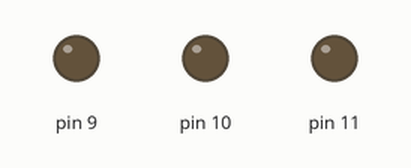
Recording of a sketch running on a simulated Arduino Uno, built with avr-gcc and run on an emulated ATmega328P. Parts: output pins drawn as LEDs (lit = HIGH).

Above: at 0.09 s.
At 10.02 s:
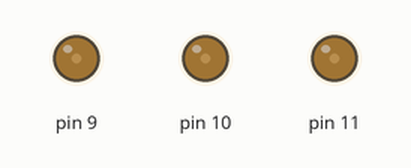
At 19.9 s:
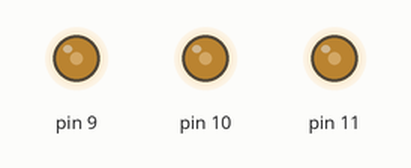
At 29.79 s:
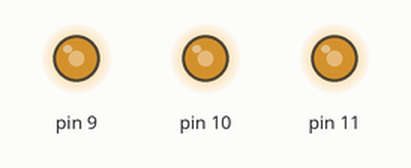
At 39.67 s:
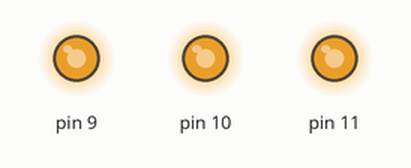
Timing chart, 0 to 40.0 s (numbered marks = the images above):
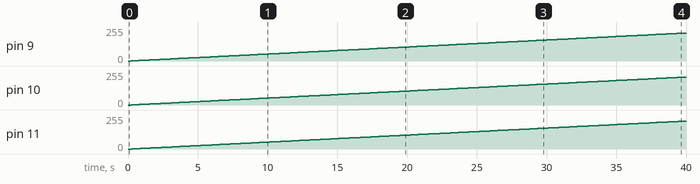

The sketch:

sketch_oct15a.ino
```cpp
int x;

void setup()
{
  pinMode(9, OUTPUT);
  pinMode(10, OUTPUT);
  pinMode(11, OUTPUT);
  pinMode(8, INPUT);
}

void loop()
{

  //red = red >> 8;
  for (int y = 0; y < 255; y++) {
    analogWrite(9, y);
    delay(50);
    analogWrite(10, y);
    delay(50);
    analogWrite(11, y);
    delay(50);
    delay(40);
  }
  x = analogRead(8);

}
```

Measured:
- by itself, pin 9, pin 10: moves from 0/255 to 210/255 over 39.7 s
- by itself, pin 11: moves from 0/255 to 209/255 over 39.5 s
